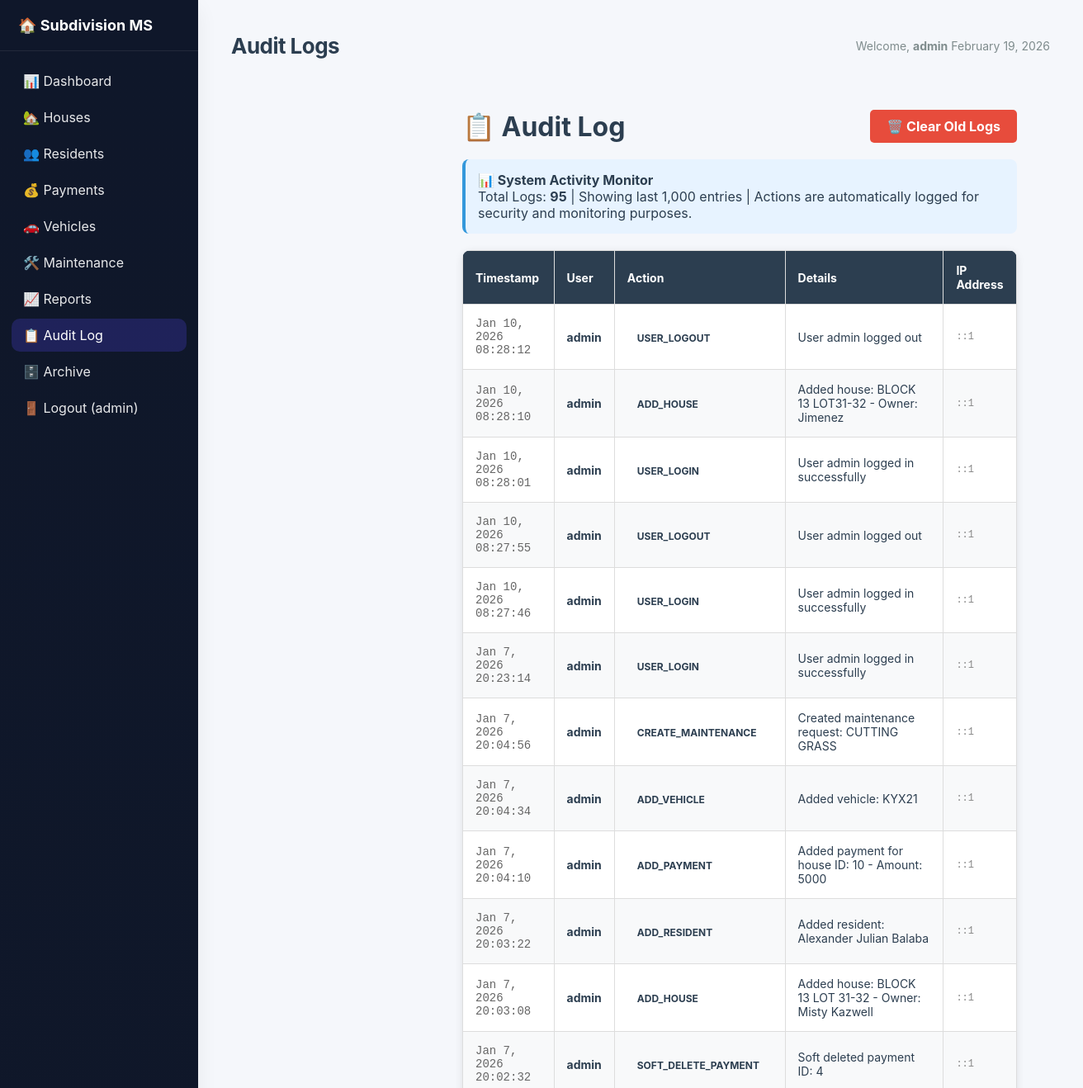
The page /audit_log.php (signed in, upper part) on the database as committed earlier.
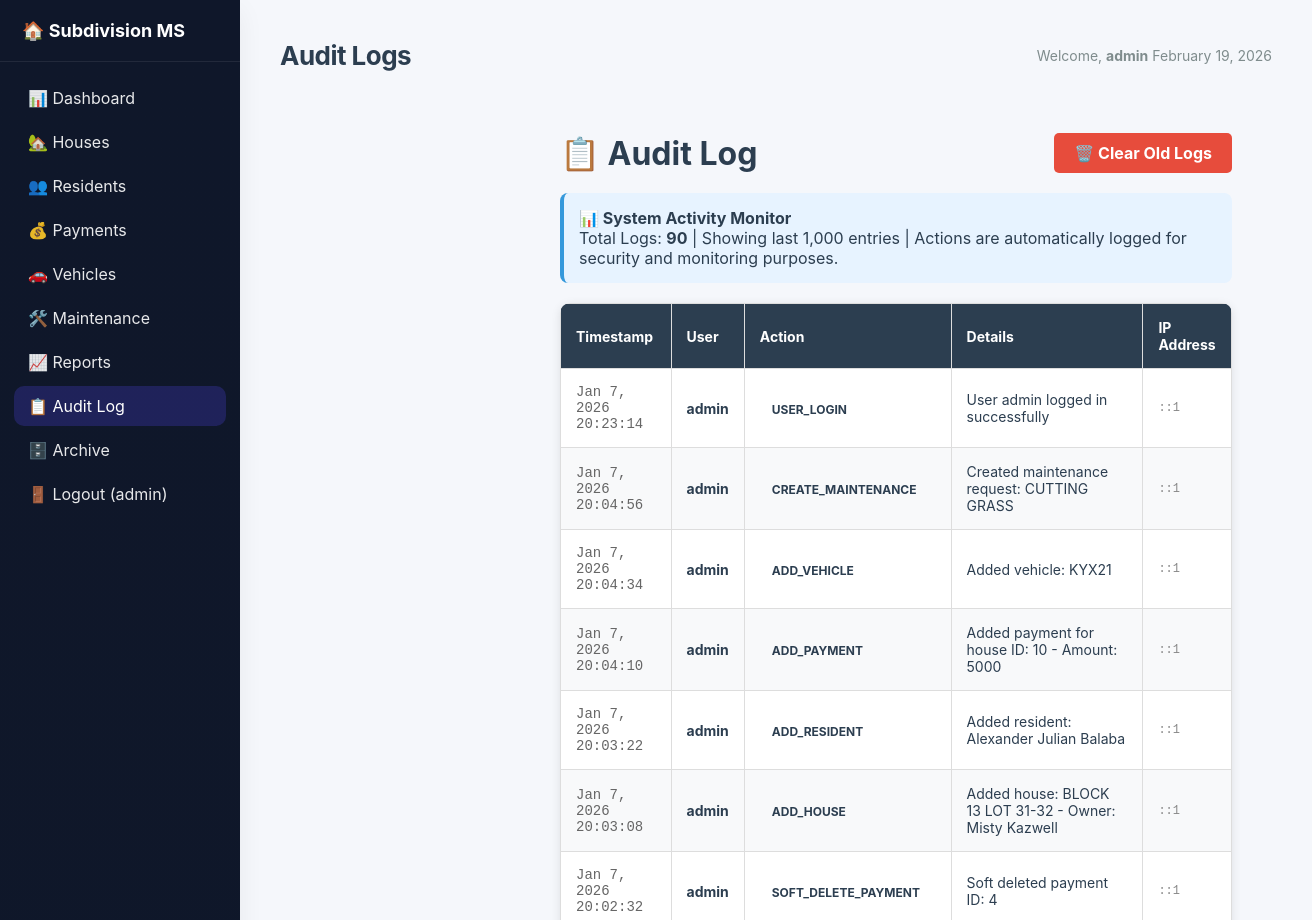
The same page on the database as committed later.
### tables this page shows
CREATE TABLE `audit_logs` (
  `id` int(11) NOT NULL,
  `user_id` int(11) NOT NULL,
  `action` varchar(100) NOT NULL,
  `details` text NOT NULL,
  `ip_address` varchar(45) DEFAULT NULL,
  `created_at` datetime DEFAULT current_timestamp()
);

CREATE TABLE `users` (
  `id` int(11) NOT NULL,
  `username` varchar(50) NOT NULL,
  `password_hash` varchar(255) NOT NULL,
  `full_name` varchar(150) NOT NULL,
  `role` enum('admin','user') NOT NULL DEFAULT 'admin',
  `is_active` tinyint(1) NOT NULL DEFAULT 1,
  `created_at` datetime DEFAULT current_timestamp(),
  `updated_at` datetime DEFAULT NULL
);

### audit_log.php (the view, shortened to what this page needs)
<?php
$database = new Database();
$db = $database->getConnection();
$audit_logs = [];
try {
    $query = "SELECT al.*, u.username
              FROM audit_logs al
              LEFT JOIN users u ON al.user_id = u.id
              ORDER BY al.created_at DESC
              LIMIT 1000";
    $stmt = $db->prepare($query);
    $stmt->execute();
    $audit_logs = $stmt->fetchAll(PDO::FETCH_ASSOC);
} catch(PDOException $exception) {
    $error = "Error loading audit logs: " . $exception->getMessage();
}
?>
<!DOCTYPE html>
<html lang="en">
<head>
    <link rel="stylesheet" href="assets/css/style.css">
</head>
<body>
    <div class="container">
        <?php include("includes/header.php"); ?>
        <div class="main-content">
            <div class="audit-header">
                <h1>📋 Audit Log</h1>
                <a href="?clear_log=true" class="clear-btn"
                   onclick="return confirm('⚠️ WARNING: This will delete audit logs older than 30 days. This action cannot be undone! Are you sure?')">
                   🗑️ Clear Old Logs
                </a>
            </div>
            <div class="log-info">
                <p><strong>📊 System Activity Monitor</strong><br>
                Total Logs: <strong><?php echo count($audit_logs); ?></strong> |
                Showing last 1,000 entries |
                Actions are automatically logged for security and monitoring purposes.</p>
            </div>
            <?php if (!empty($audit_logs)): ?>
                <table class="audit-table">
                    <thead>
                        <tr>
                            <th>Timestamp</th>
                            <th>User</th>
                            <th>Action</th>
                            <th>Details</th>
                            <th>IP Address</th>
                        </tr>
                    </thead>
                    <tbody>
                        <?php foreach ($audit_logs as $log): ?>
                            <tr>
                                <td class="timestamp"><?php echo date('M j, Y H:i:s', strtotime($log['created_at'] ?? $log['timestamp'])); ?></td>
                                <td><strong><?php echo htmlspecialchars($log['username'] ?: 'System'); ?></strong></td>
                                <td>
                                    <span class="action-badge action-<?php echo strtolower(str_replace('_', '-', $log['action'])); ?>">
                                        <?php echo htmlspecialchars($log['action']); ?>
                                    </span>
                                </td>
                                <td><?php echo htmlspecialchars($log['details']); ?></td>
                                <td class="ip-address"><?php echo htmlspecialchars($log['ip_address'] ?? 'N/A'); ?></td>
                            </tr>
                        <?php endforeach; ?>
                    </tbody>
                </table>
            <?php endif; ?>
        </div>
    </div>
    <?php include("includes/footer.php"); ?>
</body>
</html>

### includes/header.php (shortened to what this page needs)
<?php
$isLoggedIn = isset($_SESSION['user_id']);
$username = $isLoggedIn ? $_SESSION['username'] : '';
$current_page = basename($_SERVER['PHP_SELF']);
?>
<?php if ($isLoggedIn): ?>
    <div class="container">
        <div class="sidebar">
            <h2>🏠 Subdivision MS</h2>
            <ul>
                <li><a href="/subdivision/dashboard.php"
                        class="<?php echo $current_page === 'dashboard.php' ? 'active' : ''; ?>">📊 Dashboard</a></li>
                <li><a href="/subdivision/houses.php"
                        class="<?php echo $current_page === 'houses.php' ? 'active' : ''; ?>">🏡 Houses</a></li>
                <li><a href="/subdivision/residents.php"
                        class="<?php echo $current_page === 'residents.php' ? 'active' : ''; ?>">👥 Residents</a></li>
                <li><a href="/subdivision/payments.php"
                        class="<?php echo $current_page === 'payments.php' ? 'active' : ''; ?>">💰 Payments</a></li>
                <li><a href="/subdivision/vehicles.php"
                        class="<?php echo $current_page === 'vehicles.php' ? 'active' : ''; ?>">🚗 Vehicles</a></li>
                <li><a href="/subdivision/maintenance.php"
                        class="<?php echo $current_page === 'maintenance.php' ? 'active' : ''; ?>">🛠️ Maintenance</a></li>
                <li><a href="/subdivision/reports.php"
                        class="<?php echo $current_page === 'reports.php' ? 'active' : ''; ?>">📈 Reports</a></li>
                <li><a href="/subdivision/audit_log.php"
                        class="<?php echo $current_page === 'audit_log.php' ? 'active' : ''; ?>">📋 Audit Log</a></li>
                <li><a href="/subdivision/archive_manager.php"
                        class="<?php echo $current_page === 'archive_manager.php' ? 'active' : ''; ?>">🗄️ Archive</a></li>
                <li><a href="/subdivision/Login/logout.php" class="logout-btn">🚪 Logout
                        (<?php echo htmlspecialchars($username); ?>)</a></li>
            </ul>
        </div>
        <div class="main-content">
            <header class="page-header">
                <h1>
                    <?php
                    $pageTitles = [
                        'dashboard.php' => 'Dashboard',
                        'residents.php' => 'Residents Management',
                        'houses.php' => 'Houses Management',
                        'vehicles.php' => 'Vehicles Management',
                        'payments.php' => 'Payments Management',
                        'maintenance.php' => 'Maintenance Requests',
                        'reports.php' => 'Reports & Analytics',
                        'audit_log.php' => 'Audit Logs',
                        'archive_manager.php' => 'Archive Manager'
                    ];
                    $currentFile = basename($_SERVER['PHP_SELF']);
                    echo $pageTitles[$currentFile] ?? 'Subdivision Management System';
                    ?>
                </h1>
                <div class="user-info">
                    Welcome, <strong><?php echo htmlspecialchars($username); ?></strong>
                    <span class="current-date"><?php echo date('F j, Y'); ?></span>
                </div>
            </header>
        <?php else: ?>
            <div class="login-page">
            <?php endif; ?>

### includes/footer.php (shortened to what this page needs)
<?php if (isset($isLoggedIn) && $isLoggedIn): ?>
        </div>
    </div>
<?php endif; ?>

### assets/css/style.css (style rules this page uses)
* { margin: 0; padding: 0; box-sizing: border-box; }
:root { --bg: #f5f7fb; --panel: #ffffff; --text: #2c3e50; --muted: #7f8c8d; --brand: #4f46e5; --brand-600: #4f46e5; --brand-700: #4338ca; --accent: #10b981; --danger: #ef4444; --warning: #f59e0b; --border: #e6e8ee; --shadow: 0 10px 25px rgba(0,0,0,0.06); --radius: 12px; }
body { font-family: "Inter", "Poppins", system-ui, -apple-system, Segoe UI, Roboto, Arial, sans-serif; color: var(--text); background: radial-gradient(1200px 800px at -10% -10%, #eef2ff 0%, transparent 60%), radial-gradient(1200px 800px at 110% -10%, #ecfeff 0%, transparent 60%), var(--bg); -webkit-font-smoothing: antialiased; -moz-osx-font-smoothing: grayscale; }
a { color: var(--brand-600); text-decoration: none; }
.container { display: flex; min-height: 100vh; }
.sidebar { width: 240px; background: linear-gradient(180deg, #0f172a 0%, #111827 100%); color: white; position: fixed; inset: 0 auto 0 0; display: flex; flex-direction: column; box-shadow: var(--shadow); }
.sidebar h2 { font-size: 18px; font-weight: 700; padding: 20px 22px; border-bottom: 1px solid rgba(255,255,255,0.08); }
.sidebar ul { list-style: none; padding: 12px 8px; }
.sidebar li { margin: 4px 0; }
.sidebar a { display: flex; align-items: center; gap: 10px; padding: 10px 14px; margin: 2px 6px; color: rgba(255,255,255,0.9); border-radius: 10px; transition: background .25s ease, transform .05s ease; }
.sidebar a.active { background: rgba(79,70,229,0.25); color: #fff; }
.logout-btn { color: #fecaca; }
.main-content { flex-grow: 1; padding: 40px; margin-left: 240px; }
.page-header { display: flex; align-items: center; justify-content: space-between; margin-bottom: 22px; }
.page-header h1 { font-size: 26px; letter-spacing: -0.02em; }
.page-header .user-info { color: var(--muted); font-size: 14px; }
table { width: 100%; border-collapse: collapse; background: var(--panel); border-radius: var(--radius); overflow: hidden; box-shadow: var(--shadow); }
thead th { background: #1f2937; color: #fff; text-align: left; font-weight: 700; padding: 14px 16px; font-size: 14px; }
tbody td { padding: 14px 16px; border-bottom: 1px solid var(--border); font-size: 14px; }
tbody tr:nth-child(even) { background: #fafbff; }

### audit_log.php (style rules this page uses)
.audit-header { display: flex; justify-content: space-between; align-items: center; margin-bottom: 20px; }
.clear-btn { background: #e74c3c; color: white; padding: 10px 20px; border: none; border-radius: 5px; cursor: pointer; text-decoration: none; font-weight: bold; transition: background 0.3s; }
.audit-table { width: 100%; border-collapse: collapse; background: white; border-radius: 10px; overflow: hidden; box-shadow: 0 2px 10px rgba(0,0,0,0.1); margin-top: 20px; }
.audit-table th, .audit-table td { border: 1px solid #ddd; padding: 15px; text-align: left; }
.audit-table th { background-color: #2c3e50; color: white; font-weight: bold; position: sticky; top: 0; }
.audit-table tr:nth-child(even) { background-color: #f8f9fa; }
.action-badge { padding: 6px 12px; border-radius: 15px; font-size: 12px; font-weight: bold; text-transform: uppercase; }
.log-info { background: #e7f3ff; padding: 15px; border-radius: 8px; margin-bottom: 20px; border-left: 4px solid #3498db; }
.timestamp { font-family: monospace; font-size: 14px; color: #666; }
.ip-address { font-family: monospace; font-size: 12px; color: #888; }

Rows that differ between the two databases and show on the page:
removed audit_logs: created_at "Jan 10, 2026 08:28:12", user.username "admin", action "USER_LOGOUT", details "User admin logged out", ip_address "::1"
removed audit_logs: created_at "Jan 10, 2026 08:28:10", user.username "admin", action "ADD_HOUSE", details "Added house: BLOCK 13 LOT31-32 - Owner: Jimenez", ip_address "::1"
removed audit_logs: created_at "Jan 10, 2026 08:28:01", user.username "admin", action "USER_LOGIN", details "User admin logged in successfully", ip_address "::1"
removed audit_logs: created_at "Jan 10, 2026 08:27:55", user.username "admin", action "USER_LOGOUT", details "User admin logged out", ip_address "::1"
removed audit_logs: created_at "Jan 10, 2026 08:27:46", user.username "admin", action "USER_LOGIN", details "User admin logged in successfully", ip_address "::1"
Other text that changed with them:
count($audit_logs): "95" → "90"
